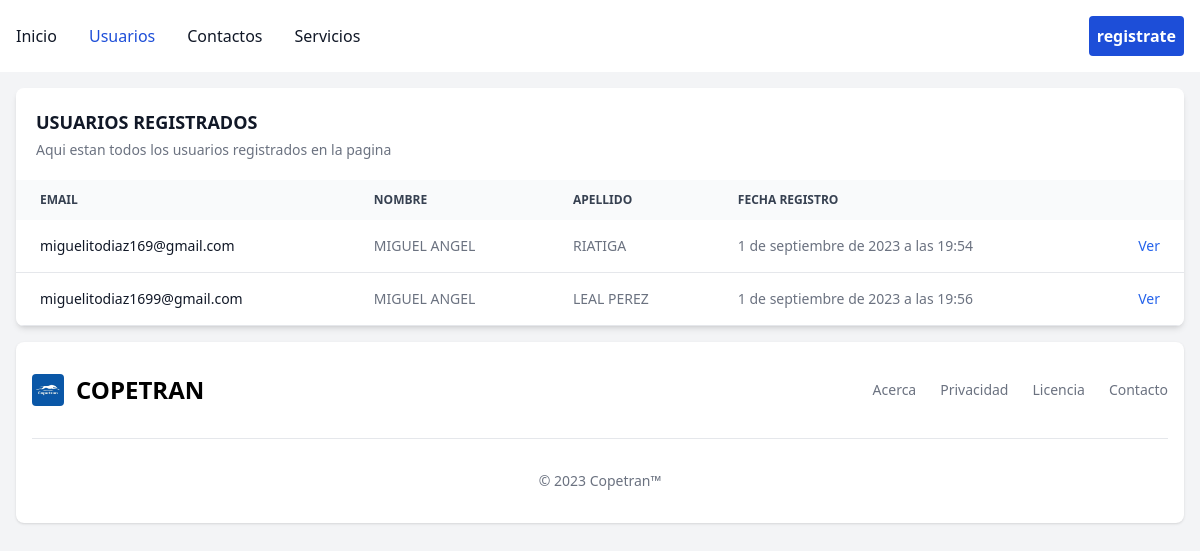
Before: /users/tabla/ with the older database file.
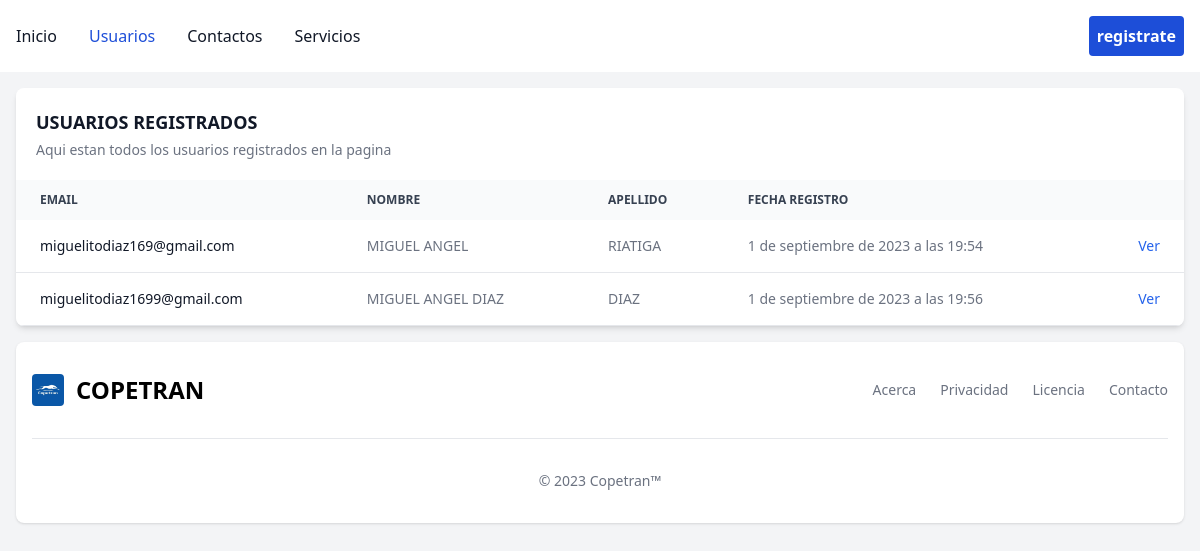
After: the same page with the newer database file.
### users/models.py (models this page shows, shortened)
class CustomUser(AbstractUser):
    nombre = models.CharField(max_length=100)
    apellido = models.CharField(max_length=100)
    email = models.EmailField(unique=True)
    fecha_unirse = models.DateTimeField(auto_now_add=True)

### users/views.py (the view)
# urls.py: path('users/', include('users.urls')),
def users(request):
    usuarios = CustomUser.objects.all()
    contexto = {
        'url': 1,
        'users': usuarios,
    }
    return render(request, 'users/users_table.html', contexto)

### templates/users/users_table.html (shortened to what this page needs)
{% extends 'base.html' %}
{% block content %}
<body>
<div class="hidden md:block relative overflow-x-auto shadow-md sm:rounded-lg">
    <table class="w-full text-sm text-left text-gray-500 dark:text-gray-400">
        <caption class="p-5 text-lg font-semibold text-left text-gray-900 bg-white dark:text-white dark:bg-gray-900">
            USUARIOS REGISTRADOS
            <p class="mt-1 text-sm font-normal text-gray-500 dark:text-gray-400">Aqui estan todos los usuarios registrados en la pagina</p>
        </caption>
        <thead class="text-xs text-gray-700 uppercase bg-gray-50 dark:bg-gray-700 dark:text-gray-400">
            <tr>
                <th scope="col" class="px-6 py-3">
                    Email
                </th>
                <th scope="col" class="px-6 py-3">
                    Nombre
                </th>
                <th scope="col" class="px-6 py-3">
                    Apellido
                </th>
                <th scope="col" class="px-6 py-3">
                    Fecha Registro
                </th>
                <th scope="col" class="px-6 py-3">
                </th>
            </tr>
        </thead>
        <tbody>
            {% for user in users %}
                <tr class="bg-white border-b dark:bg-gray-900 dark:border-gray-700">
                    <th scope="row" class="px-6 py-4 font-medium text-gray-900 whitespace-nowrap dark:text-white">
                        {{user.email}}
                    </th>
                    <td class="px-6 py-4">
                        {{user.nombre}}
                    </td>
                    <td class="px-6 py-4">
                        {{user.apellido}}
                    </td>
                    <td class="px-6 py-4">
                        {{user.fecha_unirse}}
                    </td>
                    <td class="px-6 py-4 text-right">
                        <a href="#" class="font-medium text-blue-600 dark:text-blue-500 hover:underline">Ver</a>
                    </td>
                </tr>
            {% endfor %}
        </tbody>
    </table>
</div>
</body>
{% endblock content %}

Changed rows visible on the page:
changed CustomUser "miguelitodiaz1699@gmail.com": nombre "MIGUEL ANGEL" → "MIGUEL ANGEL DIAZ"; apellido "LEAL PEREZ" → "DIAZ"
